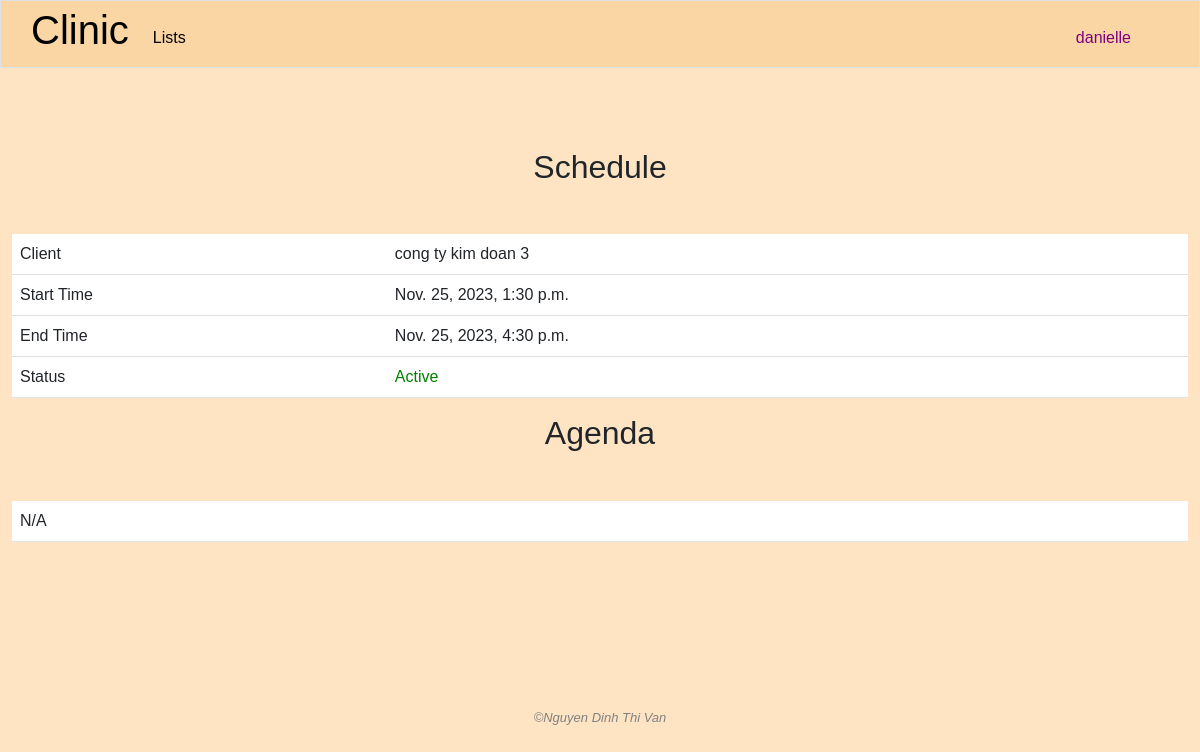
The app's page /meeting_agenda/13 (signed in), older data.
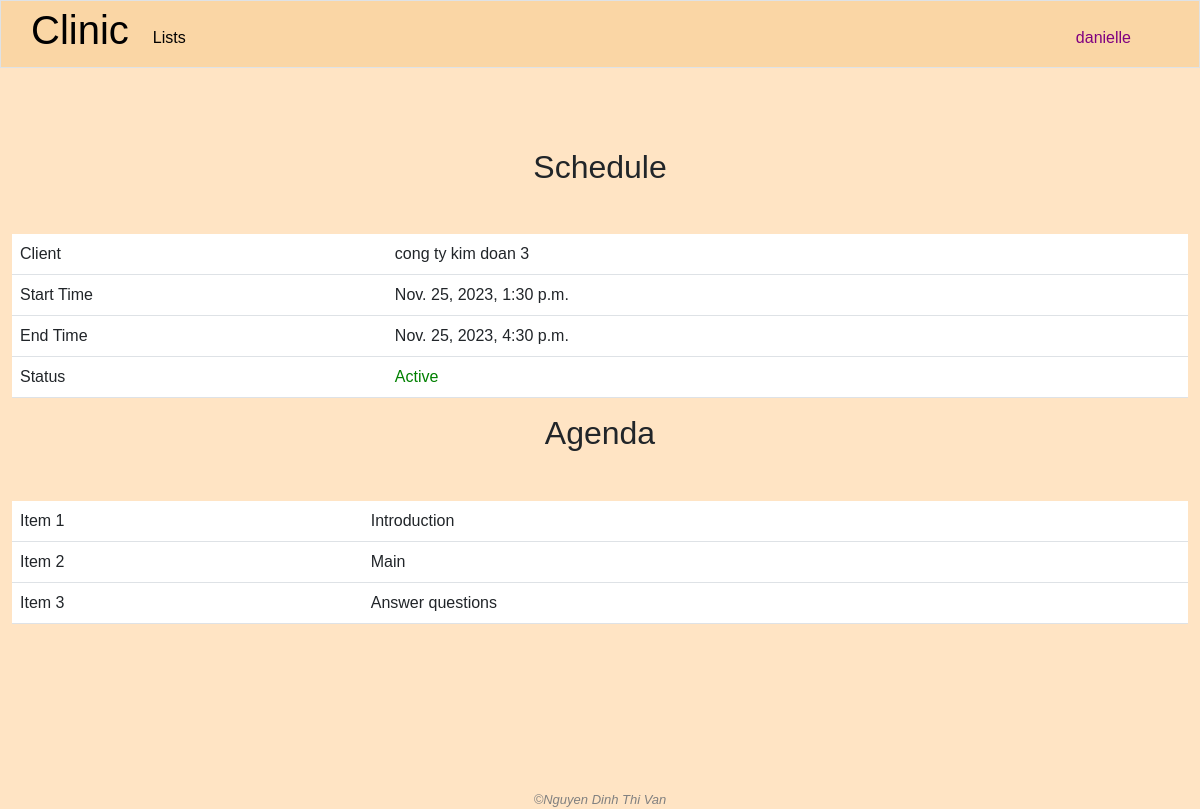
The same page, newer data.
### clinic/models.py (models this page shows)
class MeetingAgendaItem(models.Model):
    meetup = models.ForeignKey(MeetUp, on_delete=models.CASCADE, related_name='agenda')
    item = models.TextField()
    result = models.TextField()

### clinic/views.py (the view)
# urls.py: path('meeting_agenda/<int:meeting_id>', views.meeting_agenda, name="meeting_agenda"),
@login_required
def meeting_agenda(request, meeting_id):
    if "read_meeting_info" not in user_right(request.user.management_right_level):
        request.session['nay_message'] = "You do not have the permission to check this information"
        return HttpResponseRedirect(reverse('index'))
    meeting = MeetUp.objects.get(pk=meeting_id)
    if "modify_meeting_info" not in user_right(request.user.management_right_level):
        meeting.edit_permission = False
    else:
        meeting.edit_permission = True
    yay_message = request.session.get('yay_message', '')
    nay_message = request.session.get('nay_message', '')
    request.session['yay_message'] = ''
    request.session['nay_message'] = ''
    return render(request, "clinic/meeting_agenda.html", {
        "meeting": meeting,
        "nay_message": nay_message,
        "yay_message": yay_message
    })

### clinic/helpers.py (called while the page is built, shortened)
def user_right(level):
    level = int(level)
    all_rights = [
        'read_all_service_info',
        'read_meeting_info',
        'add_people_info',
        'read_self_add_people_info',
        'add_company_info',
        'read_company_info',
        'read_contract_info',
        'modify_people_info',
        'read_all_people_info',
        'modify_contract_info',
        'modify_meeting_info',
        'add_service_info',
        'modify_service_info',
        'modify_company_info',
        'read_user_right',
        'modify_user_right'
    ]
    user_rights = []
    if level > 0:
        user_rights.extend([
            all_rights[0],
            all_rights[1],
            all_rights[2],
            all_rights[3],
            all_rights[4],
            all_rights[5],
            all_rights[6]
            ])
    return user_rights

### clinic/templates/clinic/meeting_agenda.html (shortened to what this page needs)
{% extends "clinic/layout.html" %}
{% load static %}
{% block main %}
    <h2 class="text-center page-title">Schedule</h2>
    <div class="container-fluid">
        <table class="table table-hover">
            <tbody>
                <tr>
                    <td>Client</td>
                    <td>{{ meeting.client.name }}</td>
                </tr>
                <tr>
                    <td>Start Time</td>
                    <td>{{ meeting.start_time }}</td>
                </tr>
                <tr>
                    <td>End Time</td>
                    <td>{{ meeting.end_time }}</td>
                </tr>
                <tr>
                    <td>Status</td>
                    <td>
                        {% if not meeting.end_or_not %}
                            <span style="color: green;">Active</span>
                        {% else %}
                            <span style="color: red;">Ended</span>
                        {% endif %}
                    </td>
                </tr>
            </tbody>
        </table>
    </div>
    <h2 class="text-center page-title">Agenda</h2>
    <div class="container-fluid">
        <table class="table table-hover">
            <tbody>
                {% for item in meeting.agenda.all.values %}
                    <tr>
                        <td>Item {{ forloop.counter }}</td>
                        <td>{{ item.item }}</td>
                    </tr>
                {% empty %}
                    <tr>
                        <td>N/A</td>
                    </tr>
                {% endfor %}
            </tbody>
        </table>
    </div>
{% endblock %}

Row changes from the older to the newer data that the page shows:
added MeetingAgendaItem: item "Introduction"
added MeetingAgendaItem: item "Main"
added MeetingAgendaItem: item "Answer questions"
Text that changed along with them:
text no longer shown: "N/A"
